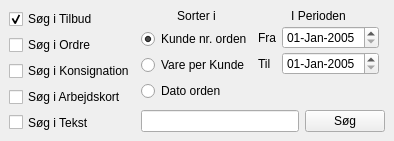
<ui version="4.0" >
 <author></author>
 <comment></comment>
 <exportmacro></exportmacro>
 <class>sForm</class>
 <widget class="QWidget" name="sForm" >
  <property name="geometry" >
   <rect>
    <x>0</x>
    <y>0</y>
    <width>394</width>
    <height>141</height>
   </rect>
  </property>
  <property name="minimumSize" >
   <size>
    <width>380</width>
    <height>141</height>
   </size>
  </property>
  <property name="maximumSize" >
   <size>
    <width>400</width>
    <height>141</height>
   </size>
  </property>
  <property name="windowTitle" >
   <string>Vare/Sags nr. eller Fri tekst søgning</string>
  </property>
  <layout class="QHBoxLayout" >
   <property name="margin" >
    <number>9</number>
   </property>
   <property name="spacing" >
    <number>6</number>
   </property>
   <item>
    <layout class="QHBoxLayout" >
     <property name="margin" >
      <number>0</number>
     </property>
     <property name="spacing" >
      <number>6</number>
     </property>
     <item>
      <layout class="QVBoxLayout" >
       <property name="margin" >
        <number>0</number>
       </property>
       <property name="spacing" >
        <number>6</number>
       </property>
       <item>
        <widget class="QCheckBox" name="SeekT" >
         <property name="text" >
          <string>Søg i Tilbud</string>
         </property>
         <property name="checked" >
          <bool>true</bool>
         </property>
        </widget>
       </item>
       <item>
        <widget class="QCheckBox" name="SeekO" >
         <property name="text" >
          <string>Søg i Ordre</string>
         </property>
        </widget>
       </item>
       <item>
        <widget class="QCheckBox" name="SeekK" >
         <property name="text" >
          <string>Søg i Konsignation</string>
         </property>
        </widget>
       </item>
       <item>
        <widget class="QCheckBox" name="SeekA" >
         <property name="text" >
          <string>Søg i Arbejdskort</string>
         </property>
        </widget>
       </item>
       <item>
        <widget class="QCheckBox" name="SeekTxt" >
         <property name="text" >
          <string>Søg i Tekst</string>
         </property>
        </widget>
       </item>
      </layout>
     </item>
     <item>
      <layout class="QVBoxLayout" >
       <property name="margin" >
        <number>0</number>
       </property>
       <property name="spacing" >
        <number>6</number>
       </property>
       <item>
        <layout class="QHBoxLayout" >
         <property name="margin" >
          <number>0</number>
         </property>
         <property name="spacing" >
          <number>6</number>
         </property>
         <item>
          <layout class="QVBoxLayout" >
           <property name="margin" >
            <number>0</number>
           </property>
           <property name="spacing" >
            <number>6</number>
           </property>
           <item>
            <widget class="QLabel" name="label_11" >
             <property name="text" >
              <string>Sorter i</string>
             </property>
             <property name="alignment" >
              <set>Qt::AlignCenter</set>
             </property>
            </widget>
           </item>
           <item>
            <widget class="QRadioButton" name="cust_order" >
             <property name="text" >
              <string>Kunde nr. orden</string>
             </property>
             <property name="checked" >
              <bool>true</bool>
             </property>
            </widget>
           </item>
           <item>
            <widget class="QRadioButton" name="lines_cust_order" >
             <property name="text" >
              <string>Vare per Kunde</string>
             </property>
            </widget>
           </item>
           <item>
            <widget class="QRadioButton" name="date_order" >
             <property name="text" >
              <string>Dato orden</string>
             </property>
            </widget>
           </item>
          </layout>
         </item>
         <item>
          <layout class="QVBoxLayout" >
           <property name="margin" >
            <number>0</number>
           </property>
           <property name="spacing" >
            <number>3</number>
           </property>
           <item>
            <widget class="QLabel" name="label" >
             <property name="sizePolicy" >
              <sizepolicy>
               <hsizetype>5</hsizetype>
               <vsizetype>5</vsizetype>
               <horstretch>0</horstretch>
               <verstretch>0</verstretch>
              </sizepolicy>
             </property>
             <property name="text" >
              <string>I Perioden</string>
             </property>
             <property name="alignment" >
              <set>Qt::AlignCenter</set>
             </property>
            </widget>
           </item>
           <item>
            <layout class="QHBoxLayout" >
             <property name="margin" >
              <number>0</number>
             </property>
             <property name="spacing" >
              <number>6</number>
             </property>
             <item>
              <widget class="QLabel" name="label_2" >
               <property name="text" >
                <string>Fra</string>
               </property>
              </widget>
             </item>
             <item>
              <widget class="QDateEdit" name="p_From" >
               <property name="minimumDate" >
                <date>
                 <year>2005</year>
                 <month>1</month>
                 <day>1</day>
                </date>
               </property>
               <property name="displayFormat" >
                <string>dd-MMM-yyyy</string>
               </property>
              </widget>
             </item>
            </layout>
           </item>
           <item>
            <layout class="QHBoxLayout" >
             <property name="margin" >
              <number>0</number>
             </property>
             <property name="spacing" >
              <number>6</number>
             </property>
             <item>
              <widget class="QLabel" name="label_3" >
               <property name="text" >
                <string>Til</string>
               </property>
              </widget>
             </item>
             <item>
              <widget class="QDateEdit" name="p_To" >
               <property name="date" >
                <date>
                 <year>2005</year>
                 <month>1</month>
                 <day>1</day>
                </date>
               </property>
               <property name="minimumDate" >
                <date>
                 <year>2005</year>
                 <month>1</month>
                 <day>1</day>
                </date>
               </property>
               <property name="displayFormat" >
                <string>dd-MMM-yyyy</string>
               </property>
              </widget>
             </item>
            </layout>
           </item>
           <item>
            <spacer>
             <property name="orientation" >
              <enum>Qt::Vertical</enum>
             </property>
             <property name="sizeHint" >
              <size>
               <width>20</width>
               <height>40</height>
              </size>
             </property>
            </spacer>
           </item>
          </layout>
         </item>
         <item>
          <spacer>
           <property name="orientation" >
            <enum>Qt::Horizontal</enum>
           </property>
           <property name="sizeHint" >
            <size>
             <width>40</width>
             <height>20</height>
            </size>
           </property>
          </spacer>
         </item>
        </layout>
       </item>
       <item>
        <spacer>
         <property name="orientation" >
          <enum>Qt::Vertical</enum>
         </property>
         <property name="sizeHint" >
          <size>
           <width>20</width>
           <height>40</height>
          </size>
         </property>
        </spacer>
       </item>
       <item>
        <layout class="QHBoxLayout" >
         <property name="margin" >
          <number>0</number>
         </property>
         <property name="spacing" >
          <number>6</number>
         </property>
         <item>
          <widget class="QLineEdit" name="seekTxtInput" />
         </item>
         <item>
          <widget class="QPushButton" name="nr_txtSeek" >
           <property name="text" >
            <string>Søg</string>
           </property>
          </widget>
         </item>
        </layout>
       </item>
      </layout>
     </item>
    </layout>
   </item>
  </layout>
 </widget>
 <pixmapfunction></pixmapfunction>
 <resources/>
 <connections/>
</ui>
